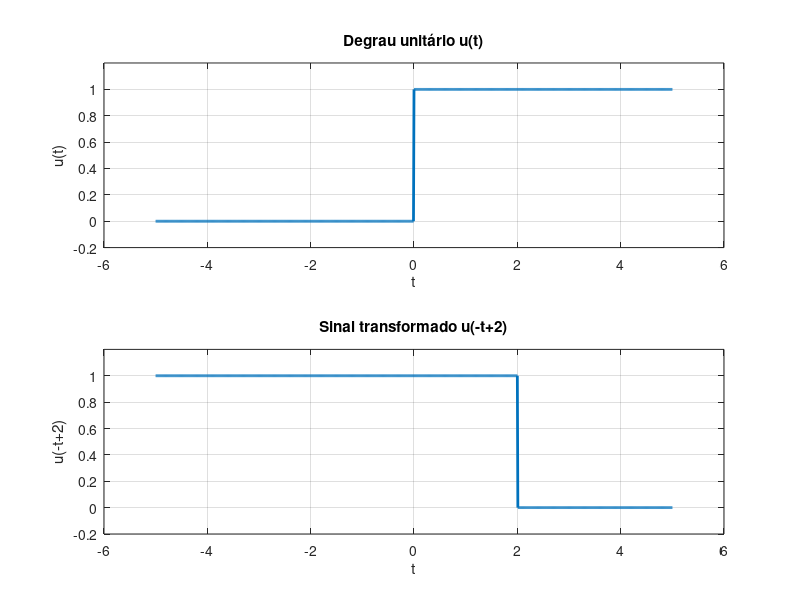

MATLAB code for this plot:
clc
clear
close all

% eixo de tempo
t = -5:0.01:5;

% definicao do degrau unitario
u = @(x) double(x >= 0);

% sinal original
u_t = u(t);

% operacao u(-t+2)
u_transformado = u(-t + 2);

% graficos
figure

subplot(2,1,1)
plot(t, u_t, 'LineWidth',2)
grid on
title('Degrau unitário u(t)')
xlabel('t')
ylabel('u(t)')
ylim([-0.2 1.2])

subplot(2,1,2)
plot(t, u_transformado, 'LineWidth',2)
grid on
title('Sinal transformado u(-t+2)')
xlabel('t')
ylabel('u(-t+2)')
ylim([-0.2 1.2])
